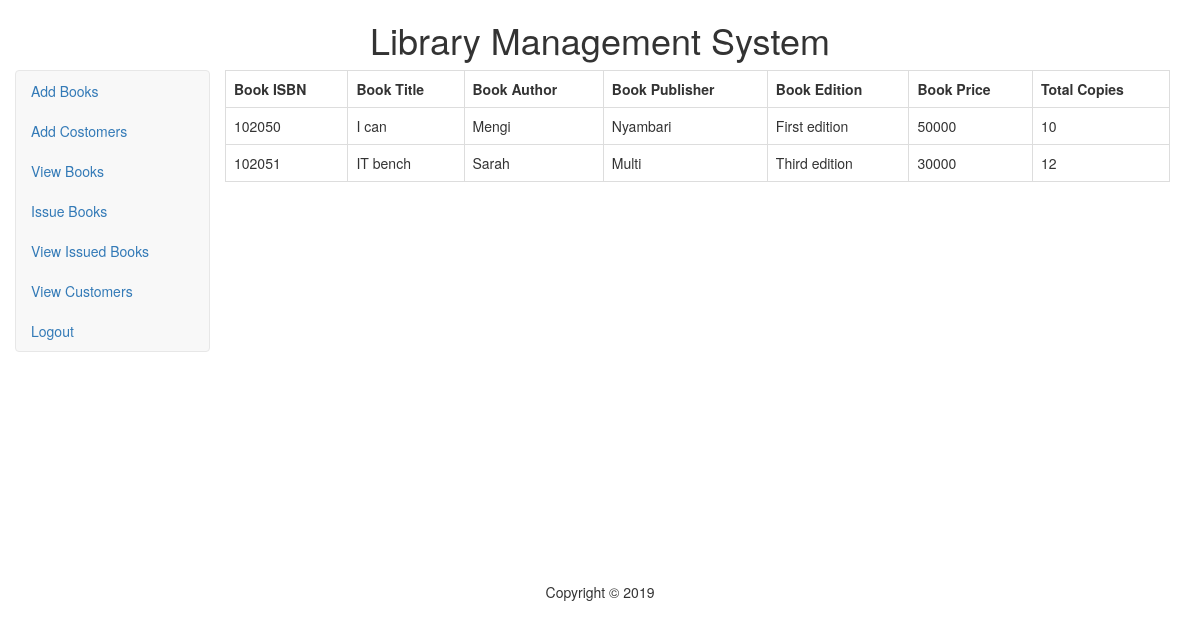
Page /lms/viewbooks.php (signed in) on the committed database.
### tables this page shows
CREATE TABLE `book` (
  `B_Code` varchar(25) NOT NULL,
  `Title` varchar(100) NOT NULL,
  `Author` varchar(50) NOT NULL,
  `Edition` varchar(15) NOT NULL,
  `Publisher` varchar(30) NOT NULL,
  `Price` int(10) NOT NULL,
  `Copies` int(10) NOT NULL
);

### lms/viewbooks.php (the view, shortened to what this page needs)
<?php
	include("config.php");
	$query = "select * from book";
	$result = mysqli_query($connection, $query);
?>
<!DOCTYPE html>
<html>
	<head>
		<link rel="stylesheet" href="css/bootstrap.min.css">
		<link rel="stylesheet" href="css/style.css">
	</head>
	<body>
		<div class="container">
			<div class="row">
				<div class="col-md-12">
					<h1 class="text">Library Management System</h1>
				</div>
			</div>
			<div class="row">
				<div class="col-md-2">
					<div class="navbar navbar-default row">
							<ul class="nav navbar-bar">
							<li><a href="addbooks.php">Add Books</a></li>
							<li><a href="addcustomers.php">Add Costomers</a></li>
							<li><a href="viewbooks.php">View Books</a></li>
							<li><a href="issuebook.php">Issue Books</a></li>
							<li><a href="viewissuedbooks.php">View Issued Books</a></li>
							<li><a href="viewcustomers.php">View Customers</a></li>
							<li><a href="logout.php">Logout</a></li>
						</ul>
					</div>
				</div>
				<div class="col-md-10">
					<div class="table-responsive">
					<table class="table table-bordered table-hover">
						<tr>
							<th>Book ISBN</th>
							<th>Book Title</th>
							<th>Book Author</th>
							<th>Book Publisher</th>
							<th>Book Edition</th>
							<th>Book Price</th>
							<th>Total Copies</th>
						</tr>
						<tr>
							<?php
							while($row = mysqli_fetch_assoc($result)){
							?>
							<td><?php echo $row["B_Code"]; ?></td>
							<td><?php echo $row["Title"]; ?></td>
							<td><?php echo $row["Author"]; ?></td>
							<td><?php echo $row["Edition"]; ?></td>
							<td><?php echo $row["Publisher"]; ?></td>
							<td><?php echo $row["Price"]; ?></td>
							<td><?php echo $row["Copies"]; ?></td>
						</tr>
						<?php
						}
						?>
					</table>
					</div>
				</div>
			</div>
			<div class="row">
				<div class="col-md-12">
					<p class="txt6">Copyright &copy 2019</p>
				</div>
			</div>
		</div>
	</body>
</html>

### lms/css/style.css (style rules this page uses)
.text { text-align: center; }
.txt6 { text-align: center; margin-top: 210px; }

### rows in the picture
book: B_Code "102050", Title "I can", Author "Mengi", Edition "Nyambari", Publisher "First edition", Price "50000", Copies "10"
book: B_Code "102051", Title "IT bench", Author "Sarah", Edition "Multi", Publisher "Third edition", Price "30000", Copies "12"
